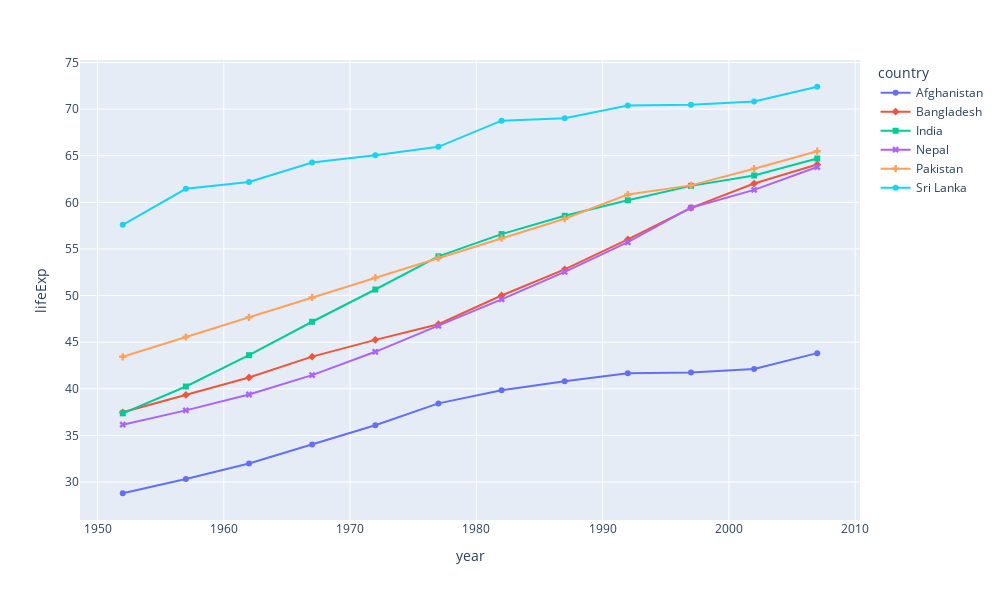

This figure's notebook cell:
### Code cell
fig=px.line(df_south_asian,x='year',y='lifeExp',color='country',markers=True,symbol='country')

fig.update_layout(
    width=1000,
    height=600
)

fig

### Figure 1 — Plotly figure (JSON) as saved in the notebook; plotly's stock layout.template omitted (floating-point values rounded to 4 significant figures)
{"data": [{"hovertemplate": "country=Afghanistan<br>year=%{x}<br>lifeExp=%{y}<extra></extra>", "legendgroup": "Afghanistan", "line": {"color": "#636efa", "dash": "solid"}, "marker": {"symbol": "circle"}, "mode": "lines+markers", "name": "Afghanistan", "orientation": "v", "showlegend": true, "type": "scatter", "x": [1952, 1957, 1962, 1967, 1972, 1977, 1982, 1987, 1992, 1997, 2002, 2007], "xaxis": "x", "y": [28.8, 30.33, 32.0, 34.02, 36.09, 38.44, 39.85, 40.82, 41.67, 41.76, 42.13, 43.83], "yaxis": "y"}, {"hovertemplate": "country=Bangladesh<br>year=%{x}<br>lifeExp=%{y}<extra></extra>", "legendgroup": "Bangladesh", "line": {"color": "#EF553B", "dash": "solid"}, "marker": {"symbol": "diamond"}, "mode": "lines+markers", "name": "Bangladesh", "orientation": "v", "showlegend": true, "type": "scatter", "x": [1952, 1957, 1962, 1967, 1972, 1977, 1982, 1987, 1992, 1997, 2002, 2007], "xaxis": "x", "y": [37.48, 39.35, 41.22, 43.45, 45.25, 46.92, 50.01, 52.82, 56.02, 59.41, 62.01, 64.06], "yaxis": "y"}, {"hovertemplate": "country=India<br>year=%{x}<br>lifeExp=%{y}<extra></extra>", "legendgroup": "India", "line": {"color": "#00cc96", "dash": "solid"}, "marker": {"symbol": "square"}, "mode": "lines+markers", "name": "India", "orientation": "v", "showlegend": true, "type": "scatter", "x": [1952, 1957, 1962, 1967, 1972, 1977, 1982, 1987, 1992, 1997, 2002, 2007], "xaxis": "x", "y": [37.37, 40.25, 43.6, 47.19, 50.65, 54.21, 56.6, 58.55, 60.22, 61.77, 62.88, 64.7], "yaxis": "y"}, {"hovertemplate": "country=Nepal<br>year=%{x}<br>lifeExp=%{y}<extra></extra>", "legendgroup": "Nepal", "line": {"color": "#ab63fa", "dash": "solid"}, "marker": {"symbol": "x"}, "mode": "lines+markers", "name": "Nepal", "orientation": "v", "showlegend": true, "type": "scatter", "x": [1952, 1957, 1962, 1967, 1972, 1977, 1982, 1987, 1992, 1997, 2002, 2007], "xaxis": "x", "y": [36.16, 37.69, 39.39, 41.47, 43.97, 46.75, 49.59, 52.54, 55.73, 59.43, 61.34, 63.78], "yaxis": "y"}, {"hovertemplate": "country=Pakistan<br>year=%{x}<br>lifeExp=%{y}<extra></extra>", "legendgroup": "Pakistan", "line": {"color": "#FFA15A", "dash": "solid"}, "marker": {"symbol": "cross"}, "mode": "lines+markers", "name": "Pakistan", "orientation": "v", "showlegend": true, "type": "scatter", "x": [1952, 1957, 1962, 1967, 1972, 1977, 1982, 1987, 1992, 1997, 2002, 2007], "xaxis": "x", "y": [43.44, 45.56, 47.67, 49.8, 51.93, 54.04, 56.16, 58.24, 60.84, 61.82, 63.61, 65.48], "yaxis": "y"}, {"hovertemplate": "country=Sri Lanka<br>year=%{x}<br>lifeExp=%{y}<extra></extra>", "legendgroup": "Sri Lanka", "line": {"color": "#19d3f3", "dash": "solid"}, "marker": {"symbol": "circle"}, "mode": "lines+markers", "name": "Sri Lanka", "orientation": "v", "showlegend": true, "type": "scatter", "x": [1952, 1957, 1962, 1967, 1972, 1977, 1982, 1987, 1992, 1997, 2002, 2007], "xaxis": "x", "y": [57.59, 61.46, 62.19, 64.27, 65.04, 65.95, 68.76, 69.01, 70.38, 70.46, 70.81, 72.4], "yaxis": "y"}], "layout": {"height": 600, "legend": {"title": {"text": "country"}, "tracegroupgap": 0}, "margin": {"t": 60}, "width": 1000, "xaxis": {"anchor": "y", "domain": [0, 1], "title": {"text": "year"}}, "yaxis": {"anchor": "x", "domain": [0, 1], "title": {"text": "lifeExp"}}}}
